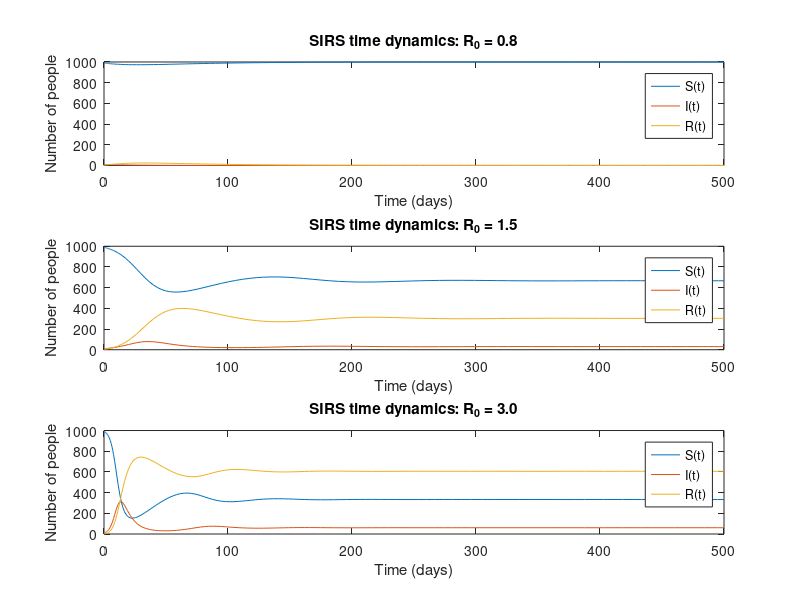

Write MATLAB code to recreate this figure.
clc; clear; close all;

N = 1000;               
gamma = 0.20;           
alpha = 0.02;  % New!

% We want to check the dynamics for different R0 values 
R0values = [0.8 1.5 3.0]; 

% Initial values
x0 = [990; 10; 0];
% Now we want to observe for 500 days
tspan = [0 500];

function dxdt = SIRS_ODE(x, beta, gamma, alpha)
S = x(1); 
I = x(2); 
R = x(3); % We need this too now!

dSdt = -beta*S*I + alpha*R; % new term!
dIdt = beta*S*I - gamma*I;
dRdt = gamma*I - alpha*R; % new term!

dxdt = [dSdt; dIdt; dRdt]; % Outputs everything together!
end

figure
for m = 1:length(R0values)
    R0 = R0values(m);
    beta = R0*gamma/N; 
    [t,x] = ode45(@(t,x) SIRS_ODE(x,beta,gamma,alpha),tspan,x0);

    S = x(:,1);
    I = x(:,2);
    R = x(:,3);

    [Imax,k] = max(I);
    tpeak = t(k);

    subplot(length(R0values),1,m)

    plot(t,S)
    hold on
    plot(t,I)
    plot(t,R)
    xlabel('Time (days)')
    ylabel('Number of people')
    title(sprintf('SIRS time dynamics: R_0 = %.1f',R0))
    legend('S(t)','I(t)','R(t)','Location','best')
end
